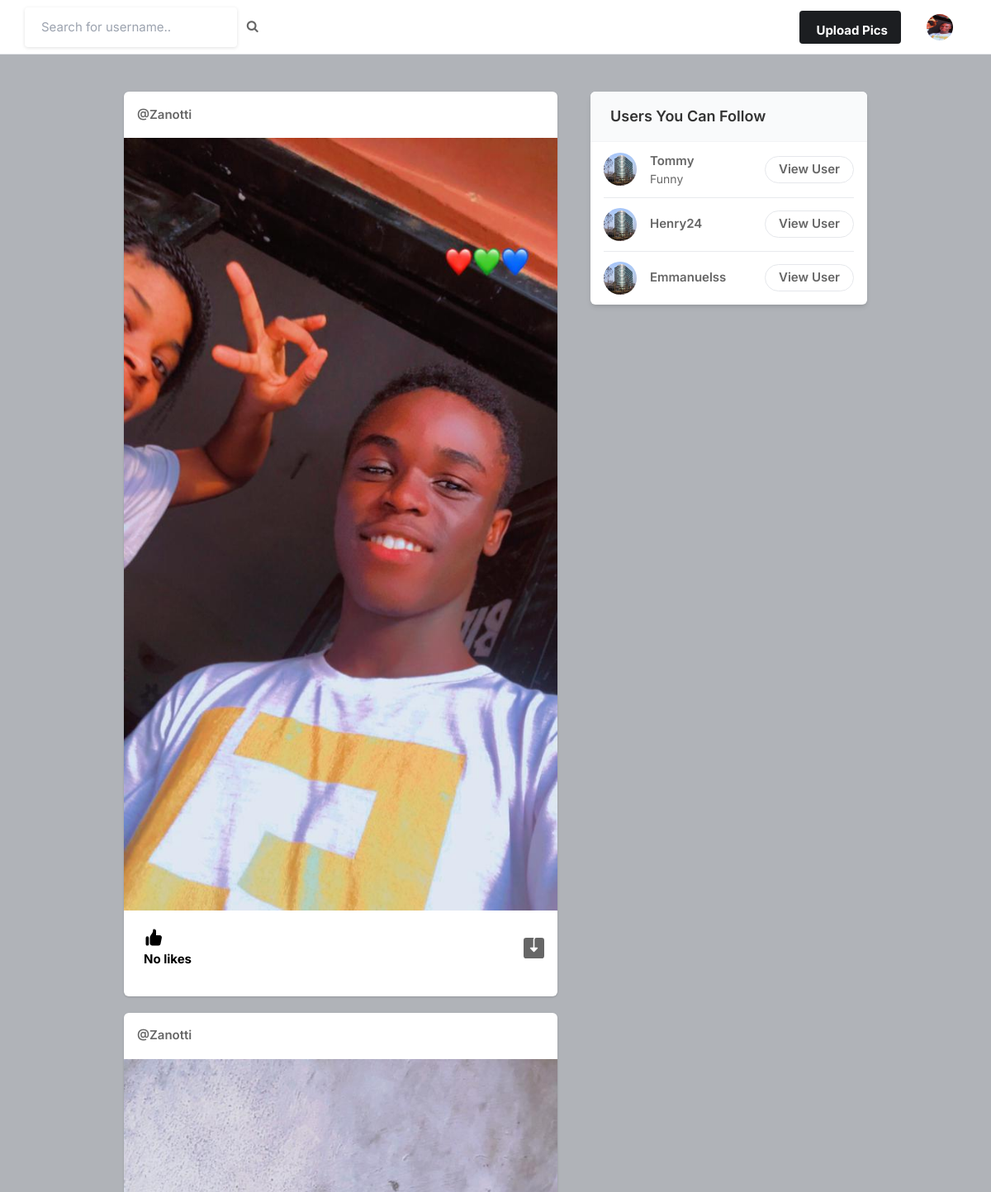
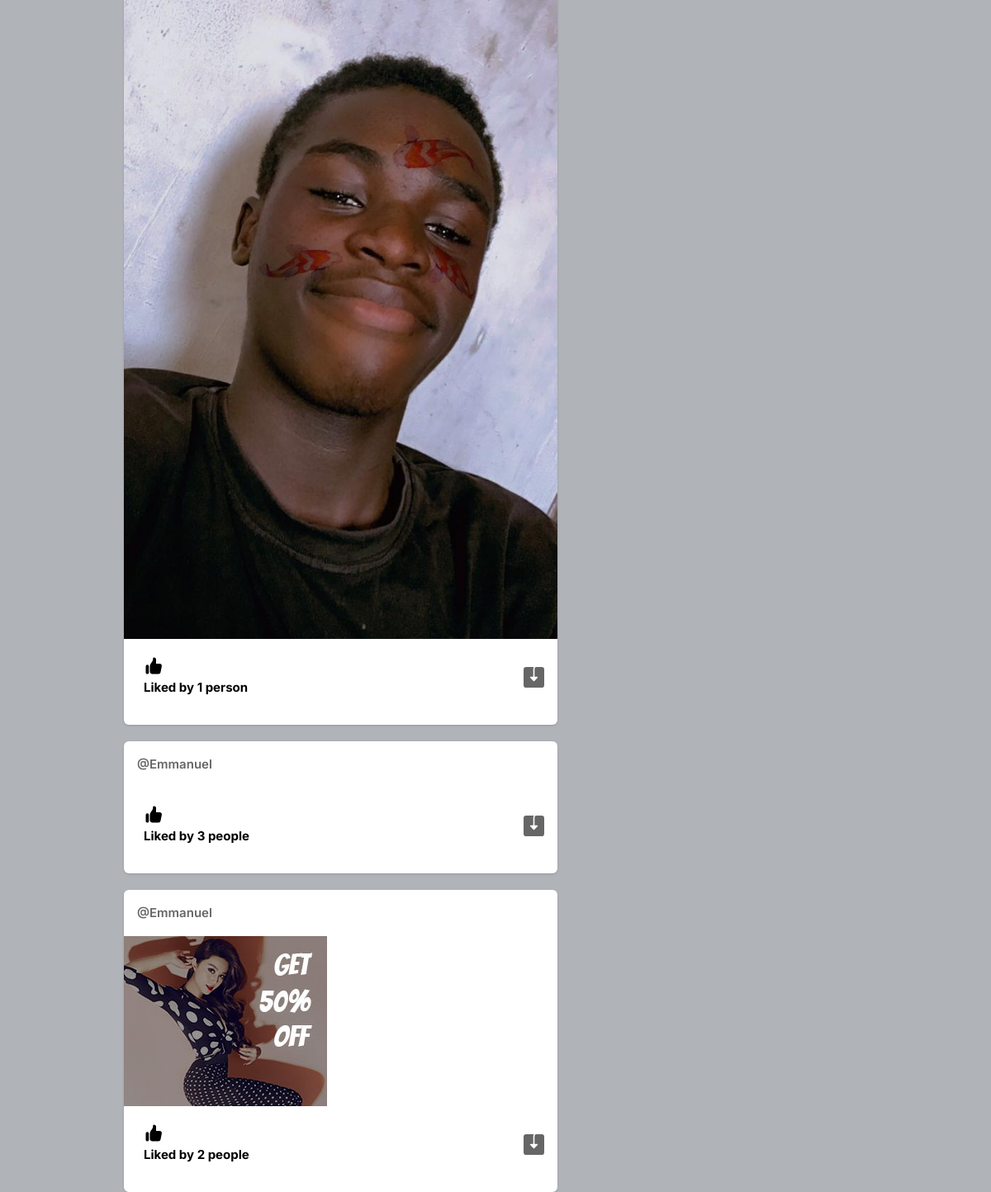
Screenshot of / (signed in) with the database file from the repository (2 pictures, top to bottom).
### app/models.py (models this page shows, shortened)
class Profile(models.Model):
    user = models.ForeignKey(User, on_delete=models.CASCADE)
    id_user = models.IntegerField()
    bio = models.TextField(blank=True)
    profileimg = models.ImageField(upload_to="profile_images", default="facebook-office.jpg")
    location = models.CharField(max_length=100, blank=True)

class Post(models.Model):
    id = models.UUIDField(primary_key=True, default=uuid.uuid4)
    user = models.CharField(max_length=100)
    image = models.ImageField(upload_to='posts')
    caption = models.TextField()
    created_at = models.DateTimeField(default=datetime.now())
    likes = models.IntegerField(default=0)

### app/views.py (the view)
# urls.py: path('', views.index, name="index"),
@login_required(login_url="signin")
def index(request):
    user_object = User.objects.get(username=request.user.username)
    user_profile = Profile.objects.get(user=user_object)
    posts = Post.objects.all()
    feed = []
    for i in posts:
        if FollowersCount.objects.filter(user=i.user, follower=request.user.username).exists():
            feed.append(i)
        if i.user == request.user.username:
            feed.append(i)
    users = User.objects.all()
    user_following = FollowersCount.objects.filter(follower=request.user.username)
    user_following_objects = []
    for user in user_following:
        _user = User.objects.get(username=user.user)
        user_following_objects.append(_user)
    user_suggestions = [x for x in list(users) if (x not in user_following_objects) and (x != user_object)]
    random.shuffle(user_suggestions)
    user_suggestions_ids = []
    user_suggestion_list = []
    for user in user_suggestions:
        user_suggestions_ids.append(user.id)
    for ids in user_suggestions_ids:
        profiles = Profile.objects.filter(id_user=ids)
        if profiles:
            user_suggestion_list.append(profiles)
    suggestions_profile_list = list(chain(*user_suggestion_list))
    context = {
        "user_profile": user_profile,
        "posts": feed,
        "suggestions_username_profile_list": suggestions_profile_list[:4]
        }
    return render(request, "index.html", context)

### templates/index.html (shortened to what this page needs)
{% load static %}
<!DOCTYPE html>
<html lang="en">
<head>
    <link rel="stylesheet" href="{% static 'assets/css/icons.css' %}">
    <link rel="stylesheet" href="{% static 'assets/css/uikit.css' %}">
    <link rel="stylesheet" href="{% static 'assets/css/style.css' %}">
    <link rel="stylesheet" href="{% static 'assets/css/tailwind.css' %}">
    <link rel="stylesheet" href="https://cdnjs.cloudflare.com/ajax/libs/font-awesome/4.7.0/css/font-awesome.min.css">
</head>
<body>
            <header>
                <div class="header_inner">
                    <form action="/search" method="POST">
                    <div class="left-side">
                            <input type="text" name="username" placeholder="Search for username..">&nbsp; &nbsp;
                                <button type="submit"><i class="fa fa-search fa-1x"></i></button>
                    </div>
                    </form>
                    <div class="right-side lg:pr-4">
                        <a href="#"
                            class="bg-pink-500 flex font-bold hidden hover:bg-pink-600 hover:text-white inline-block items-center lg:block max-h-10 mr-4 px-4 py-2 rounded shado text-white">
                              Upload Pics
                        </a>
                        <a href="#">
                            <img src="{{user_profile.profileimg.url}}" class="header-avatar" alt="">
                        </a>
                    </div>
                </div>
            </header>
            <div class="container m-auto">
                <div class="lg:flex justify-center lg:space-x-10 lg:space-y-0 space-y-5">
                    <div class="space-y-5 flex-shrink-0 lg:w-7/12">
                        {% for post in posts reversed %}
                        <div class="bg-white shadow rounded-md  -mx-2 lg:mx-0">
                            <div class="flex justify-between items-center px-4 py-3">
                                <div class="flex flex-1 items-center space-x-4">
                                    <span class="block font-semibold "><a href="/profile/{{post.user}}">@{{post.user}}</a></span>
                                </div>
                              <div>
                                <a href="#"> <i class="icon-feather-more-horizontal text-2xl hover:bg-gray-200 rounded-full p-2 transition -mr-1 "></i> </a>
                              </div>
                            </div>
                            <div uk-lightbox>
                                <a href="{{post.image.url}}">
                                    <img src="{{post.image.url}}" alt="">
                                </a>
                            </div>
                            <div class="py-3 px-4 space-y-3">
                                <div class="flex space-x-4 lg:font-bold">
                                    <a href="/like-post?post_id={{post.id}}" class="flex items-center space-x-2">
                                        <div class="p-2 rounded-full text-black">
                                            {% if post.likes == 0 %}
                                            <p>No likes</p>
                                            {% elif post.likes == 1 %}
                                            <p>Liked by {{post.likes}} person</p>
                                            {% else %}
                                            <p>Liked by {{post.likes}} people</p>
                                            {% endif %}
                                        </div>
                                    </a>
                                    <a href="{{post.image.url}}" class="flex items-center space-x-2 flex-1 justify-end" download>
                                    </a>
                                </div>
                            </div>
                        </div>
                        {% endfor %}
                    </div>
                    <div class="lg:w-5/12">
                        <div class="bg-white  shadow-md rounded-md overflow-hidden">
                            <div class="bg-gray-50  border-b border-gray-100 flex items-baseline justify-between py-4 px-6 ">
                                <h2 class="font-semibold text-lg">Users You Can Follow</h2>
                            </div>
                            <div class="divide-gray-300 divide-gray-50 divide-opacity-50 divide-y px-4 ">
                                {% for suggestion in suggestions_username_profile_list %}
                                <div class="flex items-center justify-between py-3">
                                    <div class="flex flex-1 items-center space-x-4">
                                        <a href="/profile/{{suggestion.user}}">
                                            <img src="{{suggestion.profileimg.url}}" class="bg-gray-200 rounded-full w-10 h-10">
                                        </a>
                                        <div class="flex flex-col">
                                            <span class="block capitalize font-semibold"> {{suggestion.user}} </span>
                                            <span class="block capitalize text-sm"> {{suggestion.bio}} </span>
                                        </div>
                                    </div>
                                    <a href="/profile/{{suggestion.user}}" class="border border-gray-200 font-semibold px-4 py-1 rounded-full hover:bg-pink-600 hover:text-white hover:border-pink-600 "> View User </a>
                                </div>
                                {% endfor %}
                            </div>
                        </div>
                    </div>
                </div>
            </div>
</body>
</html>

### static/assets/css/style.css (style rules this page uses)
body { background-color: #B0B3B8!important; }
button { vertical-align: middle; }
input { height: 48px; line-height: 48px; padding: 0 20px; outline: none; font-size: 15px; color: #808080; max-width: 100%; width: 100%; -webkit-box-sizing: border-box; box-sizing: border-box; display: block; font-weight: 400; opacity: 1; border-radius: 4px; border: none; -webkit-box-shadow: 0 1px 4px 0px rgba(0, 0, 0, 0.12); box-shadow: 0 1px 4px 0px rgba(0, 0, 0, 0.12); }
input[type="text"], input[type="password"], input[type="email"], input[type="number"] { height: 48px; line-height: 48px; padding: 0 20px; outline: none; font-size: 15px; color: #808080; max-width: 100%; width: 100%; -webkit-box-sizing: border-box; box-sizing: border-box; display: block; font-weight: 400; opacity: 1; border-radius: 4px; border: none; -webkit-box-shadow: 0 1px 4px 0px rgba(0, 0, 0, 0.12); box-shadow: 0 1px 4px 0px rgba(0, 0, 0, 0.12); }
input { -webkit-transition: all 0.1s ease-in-out; transition: all 0.1s ease-in-out; }
::placeholder { color: #808080; opacity: 1; }
button { border: none; margin: 0; padding: 0; width: auto; overflow: visible; background: transparent; color: inherit; font: inherit; line-height: normal; cursor: pointer; }
a { color: #be185d; -webkit-transition: 0.3s; transition: 0.3s; outline: none !important; }
button { outline: none !important; }
img { max-width: 100%; }
body { color: #666; font-size: 15px; line-height: 27px; background-color: #f0f2f5; font-family: "Inter", sans-serif; text-transform: none; }
body p { font-size: 15px; line-height: 27px; }
h1, h2, h3, h4, h5, h6 { font-family: "Inter", sans-serif; text-transform: none; }
input[type="text"], input[type="password"], input[type="email"] { font-family: "Inter", sans-serif; text-transform: none; }
button, body .pac-container { font-family: "Inter", sans-serif; text-transform: none; }
h1, h2, h3, h4, h5, h6 { color: #333; font-weight: 500; margin: 0; padding: 0; }
h2 { font-size: 26px; }
@media (min-width: 1024px) { .container { max-width: 900px !important; padding-top: 45px; } }
header { background-color: #fff; left: 0; right: 0; top: 0; z-index: 99; height: 66px; display: -webkit-box; display: -ms-flexbox; display: flex; -webkit-box-align: center; -ms-flex-align: center; align-items: center; border-bottom: 1px solid #e5e7eb; }
header .header_inner { display: -webkit-box; display: -ms-flexbox; display: flex; -webkit-box-align: center; -ms-flex-align: center; align-items: center; max-width: 1090px; margin: auto; width: 100%; max-width: 100% !important; padding: 0 30px; }
header .header_inner .left-side { display: -webkit-box; display: -ms-flexbox; display: flex; -webkit-box-align: center; -ms-flex-align: center; align-items: center; }
header .header_inner .right-side { display: -webkit-box; display: -ms-flexbox; display: flex; -webkit-box-align: center; -ms-flex-align: center; align-items: center; -webkit-box-pack: end; -ms-flex-pack: end; justify-content: flex-end; margin-left: auto; }
header .header_inner .right-side .header-avatar { width: 32px; height: 32px; border-radius: 100%; margin-left: 15px; }

### rows the page displays
Profile: profileimg (picture)
Post: user "Zanotti", image (picture), likes "No likes"
Post: user "Zanotti", image (picture), likes "1"
Post: user "Emmanuel", likes "3"
Post: user "Emmanuel", image (picture), likes "2"
Profile: profileimg (picture), user "Tommy", bio "Funny"
Profile: profileimg (picture), user "Henry24"
Profile: profileimg (picture), user "Emmanuelss"
